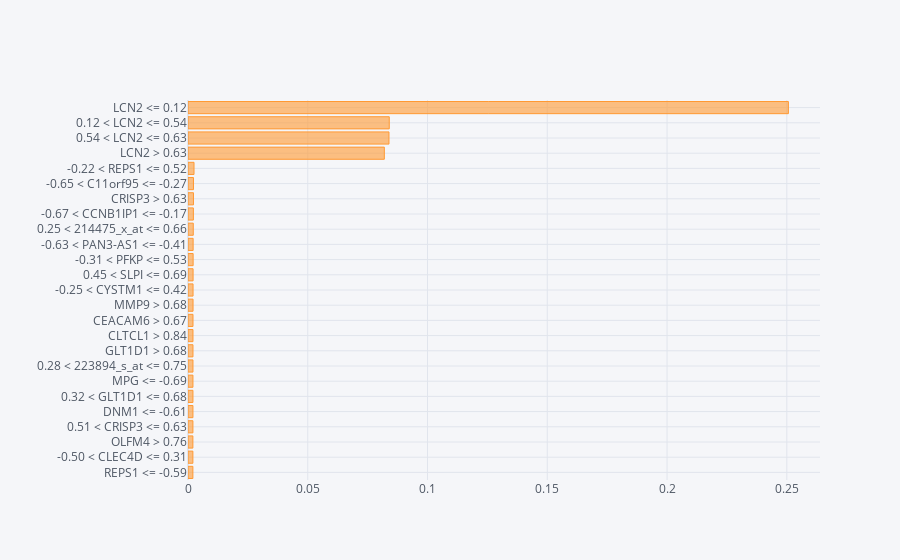
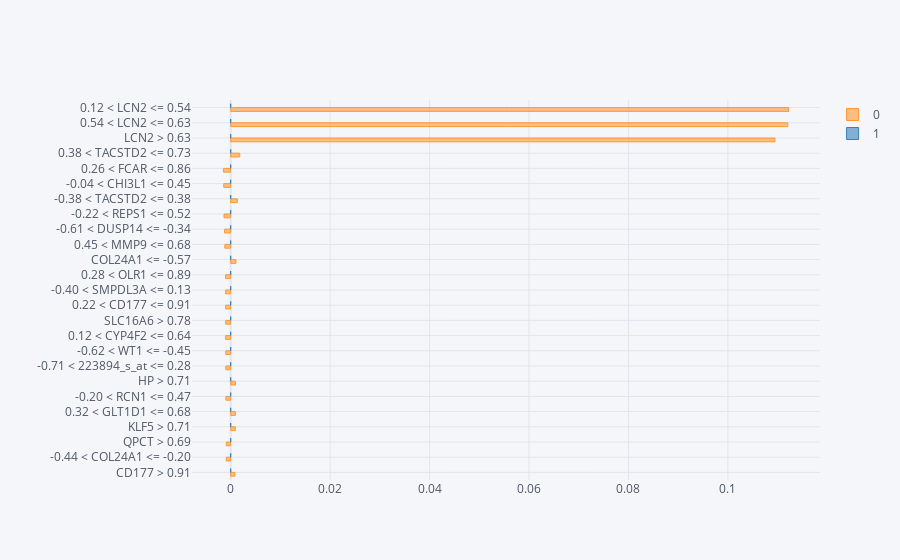

Source (notebook cell) for these figures, in order:
### Code cell
#Plotting the aggregate importances
fig=np.abs(W.drop("prediction", axis=1)).mean(axis=0).sort_values(ascending=False).head(
    25
).sort_values(ascending=True).iplot(kind="barh")

#Aggregate importances split by classes
grped_coeff = W.groupby("prediction").mean()
 
grped_coeff = grped_coeff.T
grped_coeff["abs"] = np.abs(grped_coeff.iloc[:, 0])
grped_coeff.sort_values("abs", inplace=True, ascending=False)
grped_coeff.head(25).sort_values("abs", ascending=True).drop("abs", axis=1).iplot(
    kind="barh", bargap=0.5
)

### Figure 1 — Plotly figure (JSON) as saved in the notebook; plotly's stock layout.template omitted (floating-point values rounded to 4 significant figures)
{"data": [{"marker": {"color": "rgba(255, 153, 51, 0.6)", "line": {"color": "rgba(255, 153, 51, 1.0)", "width": 1}}, "name": "None", "orientation": "h", "text": "", "type": "bar", "x": [0.002036, 0.002042, 0.002043, 0.002053, 0.002063, 0.002068, 0.002069, 0.002069, 0.002073, 0.002077, 0.002083, 0.002104, 0.002109, 0.002121, 0.002144, 0.002145, 0.002198, 0.002245, 0.002283, 0.002287, 0.002514, 0.08197, 0.08391, 0.08402, 0.2507], "y": ["REPS1 <= -0.59", "-0.50 < CLEC4D <= 0.31", "OLFM4 > 0.76", "0.51 < CRISP3 <= 0.63", "DNM1 <= -0.61", "0.32 < GLT1D1 <= 0.68", "MPG <= -0.69", "0.28 < 223894_s_at <= 0.75", "GLT1D1 > 0.68", "CLTCL1 > 0.84", "CEACAM6 > 0.67", "MMP9 > 0.68", "-0.25 < CYSTM1 <= 0.42", "0.45 < SLPI <= 0.69", "-0.31 < PFKP <= 0.53", "-0.63 < PAN3-AS1 <= -0.41", "0.25 < 214475_x_at <= 0.66", "-0.67 < CCNB1IP1 <= -0.17", "CRISP3 > 0.63", "-0.65 < C11orf95 <= -0.27", "-0.22 < REPS1 <= 0.52", "LCN2 > 0.63", "0.54 < LCN2 <= 0.63", "0.12 < LCN2 <= 0.54", "LCN2 <= 0.12"]}], "layout": {"legend": {"bgcolor": "#F5F6F9", "font": {"color": "#4D5663"}}, "paper_bgcolor": "#F5F6F9", "plot_bgcolor": "#F5F6F9", "title": {"font": {"color": "#4D5663"}}, "xaxis": {"gridcolor": "#E1E5ED", "showgrid": true, "tickfont": {"color": "#4D5663"}, "title": {"font": {"color": "#4D5663"}, "text": ""}, "zerolinecolor": "#E1E5ED"}, "yaxis": {"gridcolor": "#E1E5ED", "showgrid": true, "tickfont": {"color": "#4D5663"}, "title": {"font": {"color": "#4D5663"}, "text": ""}, "zerolinecolor": "#E1E5ED"}}}

### Figure 2 — Plotly figure (JSON) as saved in the notebook; plotly's stock layout.template omitted (floating-point values rounded to 4 significant figures)
{"data": [{"marker": {"color": "rgba(255, 153, 51, 0.6)", "line": {"color": "rgba(255, 153, 51, 1.0)", "width": 1}}, "name": "0", "orientation": "h", "text": "", "type": "bar", "x": [0.0008556, -0.0008657, -0.0008789, 0.0009489, 0.0009503, -0.0009577, 0.0009764, -0.0009767, -0.0009888, -0.001005, -0.001008, -0.001016, -0.001018, -0.001037, 0.001061, -0.001172, -0.001221, -0.001328, 0.001334, -0.001391, -0.001459, 0.001832, 0.1095, 0.1121, 0.1122], "y": ["CD177 > 0.91", "-0.44 < COL24A1 <= -0.20", "QPCT > 0.69", "KLF5 > 0.71", "0.32 < GLT1D1 <= 0.68", "-0.20 < RCN1 <= 0.47", "HP > 0.71", "-0.71 < 223894_s_at <= 0.28", "-0.62 < WT1 <= -0.45", "0.12 < CYP4F2 <= 0.64", "SLC16A6 > 0.78", "0.22 < CD177 <= 0.91", "-0.40 < SMPDL3A <= 0.13", "0.28 < OLR1 <= 0.89", "COL24A1 <= -0.57", "0.45 < MMP9 <= 0.68", "-0.61 < DUSP14 <= -0.34", "-0.22 < REPS1 <= 0.52", "-0.38 < TACSTD2 <= 0.38", "-0.04 < CHI3L1 <= 0.45", "0.26 < FCAR <= 0.86", "0.38 < TACSTD2 <= 0.73", "LCN2 > 0.63", "0.54 < LCN2 <= 0.63", "0.12 < LCN2 <= 0.54"]}, {"marker": {"color": "rgba(55, 128, 191, 0.6)", "line": {"color": "rgba(55, 128, 191, 1.0)", "width": 1}}, "name": "1", "orientation": "h", "text": "", "type": "bar", "x": [0.0, 0.0, 0.0, 0.0, 0.0, 0.0, 0.0, 0.0, 0.0, 0.0, 0.0, 0.0, 0.0, 0.0, 0.0, 0.0, 0.0, 0.0, 0.0, 0.0, 0.0, 0.0, 0.0, 0.0, 0.0], "y": ["CD177 > 0.91", "-0.44 < COL24A1 <= -0.20", "QPCT > 0.69", "KLF5 > 0.71", "0.32 < GLT1D1 <= 0.68", "-0.20 < RCN1 <= 0.47", "HP > 0.71", "-0.71 < 223894_s_at <= 0.28", "-0.62 < WT1 <= -0.45", "0.12 < CYP4F2 <= 0.64", "SLC16A6 > 0.78", "0.22 < CD177 <= 0.91", "-0.40 < SMPDL3A <= 0.13", "0.28 < OLR1 <= 0.89", "COL24A1 <= -0.57", "0.45 < MMP9 <= 0.68", "-0.61 < DUSP14 <= -0.34", "-0.22 < REPS1 <= 0.52", "-0.38 < TACSTD2 <= 0.38", "-0.04 < CHI3L1 <= 0.45", "0.26 < FCAR <= 0.86", "0.38 < TACSTD2 <= 0.73", "LCN2 > 0.63", "0.54 < LCN2 <= 0.63", "0.12 < LCN2 <= 0.54"]}], "layout": {"bargap": 0.5, "legend": {"bgcolor": "#F5F6F9", "font": {"color": "#4D5663"}}, "paper_bgcolor": "#F5F6F9", "plot_bgcolor": "#F5F6F9", "title": {"font": {"color": "#4D5663"}}, "xaxis": {"gridcolor": "#E1E5ED", "showgrid": true, "tickfont": {"color": "#4D5663"}, "title": {"font": {"color": "#4D5663"}, "text": ""}, "zerolinecolor": "#E1E5ED"}, "yaxis": {"gridcolor": "#E1E5ED", "showgrid": true, "tickfont": {"color": "#4D5663"}, "title": {"font": {"color": "#4D5663"}, "text": ""}, "zerolinecolor": "#E1E5ED"}}}
